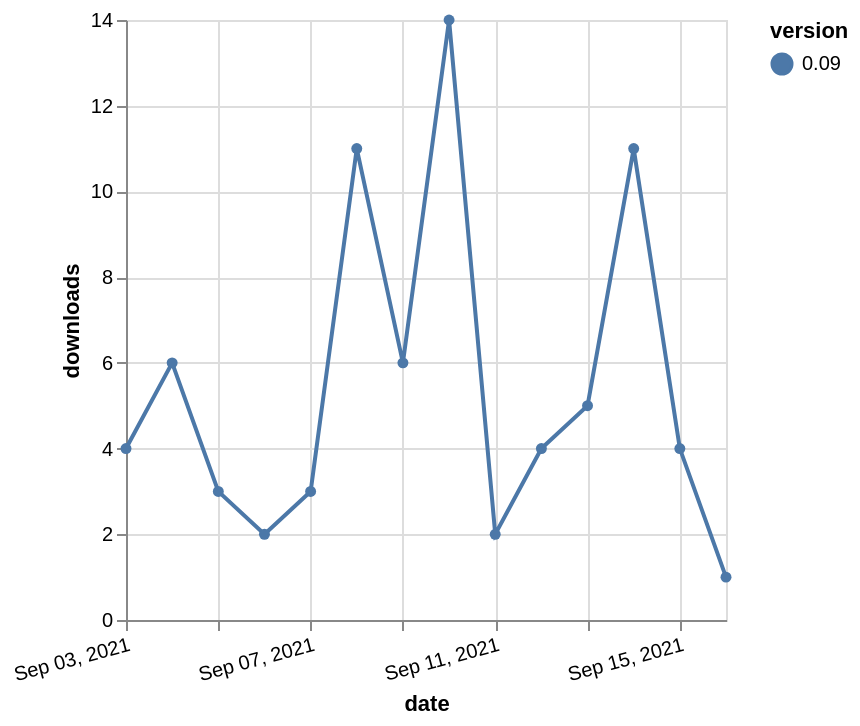

The Vega-Lite source for this figure:
### Vega-Lite specification from a JSON file in a GitHub repository (floating-point values rounded to 4 significant figures)
{"$schema": "https://vega.github.io/schema/vega-lite/v5.json", "description": "A simple bar chart with embedded data.", "data": {"values": [{"date": "2021-09-03", "total": 5877, "delta": 4, "version": "0.09"}, {"date": "2021-09-04", "total": 5883, "delta": 6, "version": "0.09"}, {"date": "2021-09-05", "total": 5886, "delta": 3, "version": "0.09"}, {"date": "2021-09-06", "total": 5888, "delta": 2, "version": "0.09"}, {"date": "2021-09-07", "total": 5891, "delta": 3, "version": "0.09"}, {"date": "2021-09-08", "total": 5902, "delta": 11, "version": "0.09"}, {"date": "2021-09-09", "total": 5908, "delta": 6, "version": "0.09"}, {"date": "2021-09-10", "total": 5922, "delta": 14, "version": "0.09"}, {"date": "2021-09-11", "total": 5924, "delta": 2, "version": "0.09"}, {"date": "2021-09-12", "total": 5928, "delta": 4, "version": "0.09"}, {"date": "2021-09-13", "total": 5933, "delta": 5, "version": "0.09"}, {"date": "2021-09-14", "total": 5944, "delta": 11, "version": "0.09"}, {"date": "2021-09-15", "total": 5948, "delta": 4, "version": "0.09"}, {"date": "2021-09-16", "total": 5949, "delta": 1, "version": "0.09"}]}, "width": "container", "mark": {"type": "line", "point": {"filled": true}}, "encoding": {"x": {"field": "date", "type": "temporal", "timeUnit": "yearmonthdate", "title": "date", "axis": {"labelAngle": -15}}, "y": {"field": "delta", "type": "quantitative", "title": "downloads"}, "color": {"field": "version", "type": "nominal"}, "tooltip": {"field": "delta"}}}
